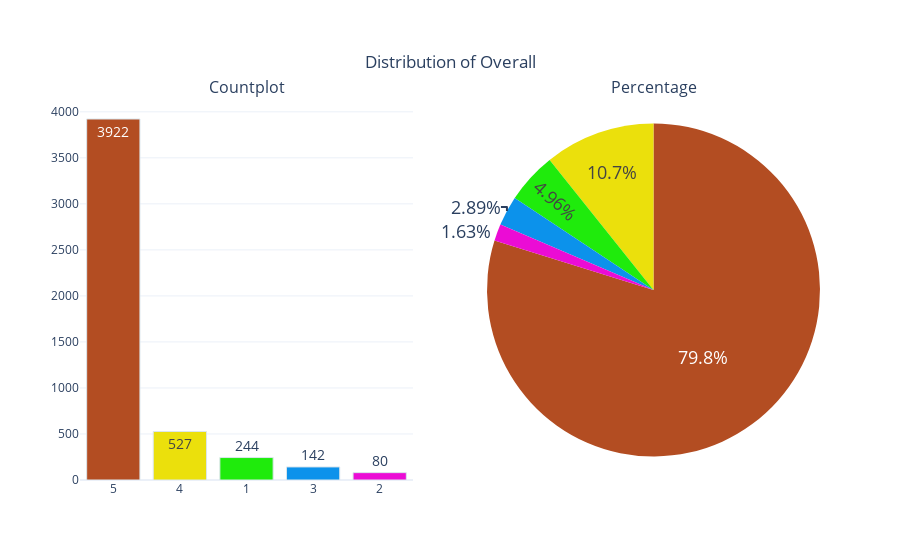

The cell this chart's notebook holds for it:
### Code cell
from plotly.subplots import make_subplots
import plotly.graph_objs as go
from plotly.offline import init_notebook_mode, iplot
init_notebook_mode(connected=True)

constraints = ['#B34D22', '#EBE00C', '#1FEB0C', '#0C92EB', '#EB0CD5']

def categorical_variable_summary(df):
    column_name = 'overall'  # Column name set here
    
    fig = make_subplots(
        rows=1, cols=2,
        subplot_titles=('Countplot', 'Percentage'),
        specs=[[{"type": "xy"}, {'type': 'domain'}]]
    )

    counts = df[column_name].value_counts()
    labels = [str(i) for i in counts.index]
    values = counts.values.tolist()

    # Bar Chart
    fig.add_trace(
        go.Bar(
            y=values,
            x=labels,
            text=values,
            textfont=dict(size=14),
            name=column_name,
            textposition='auto',
            showlegend=False,
            marker=dict(
                color=constraints[:len(values)],
                line=dict(color='#DBE6EC', width=1)
            )
        ),
        row=1, col=1
    )

    # Pie Chart
    fig.add_trace(
        go.Pie(
            labels=labels,
            values=values,
            textfont=dict(size=18),
            textposition='auto',
            showlegend=False,
            name=column_name,
            marker=dict(colors=constraints[:len(values)])
        ),
        row=1, col=2
    )

    fig.update_layout(
        title=dict(
            text='Distribution of Overall',
            y=0.9,
            x=0.5,
            xanchor='center',
            yanchor='top'
        ),
        template='plotly_white'
    )

    iplot(fig)

# Call the function with your DataFrame
categorical_variable_summary(df)

### Figure 1 — Plotly figure (JSON) as saved in the notebook; plotly's stock layout.template omitted (floating-point values rounded to 4 significant figures)
{"data": [{"marker": {"color": ["#B34D22", "#EBE00C", "#1FEB0C", "#0C92EB", "#EB0CD5"], "line": {"color": "#DBE6EC", "width": 1}}, "name": "overall", "showlegend": false, "text": ["3922", "527", "244", "142", "80"], "textfont": {"size": 14}, "textposition": "auto", "type": "bar", "x": ["5", "4", "1", "3", "2"], "xaxis": "x", "y": [3922, 527, 244, 142, 80], "yaxis": "y"}, {"domain": {"x": [0.55, 1], "y": [0, 1]}, "labels": ["5", "4", "1", "3", "2"], "marker": {"colors": ["#B34D22", "#EBE00C", "#1FEB0C", "#0C92EB", "#EB0CD5"]}, "name": "overall", "showlegend": false, "textfont": {"size": 18}, "textposition": "auto", "type": "pie", "values": [3922, 527, 244, 142, 80]}], "layout": {"annotations": [{"font": {"size": 16}, "showarrow": false, "text": "Countplot", "x": 0.225, "xanchor": "center", "xref": "paper", "y": 1, "yanchor": "bottom", "yref": "paper"}, {"font": {"size": 16}, "showarrow": false, "text": "Percentage", "x": 0.775, "xanchor": "center", "xref": "paper", "y": 1, "yanchor": "bottom", "yref": "paper"}], "title": {"text": "Distribution of Overall", "x": 0.5, "xanchor": "center", "y": 0.9, "yanchor": "top"}, "xaxis": {"anchor": "y", "domain": [0, 0.45]}, "yaxis": {"anchor": "x", "domain": [0, 1]}}}
